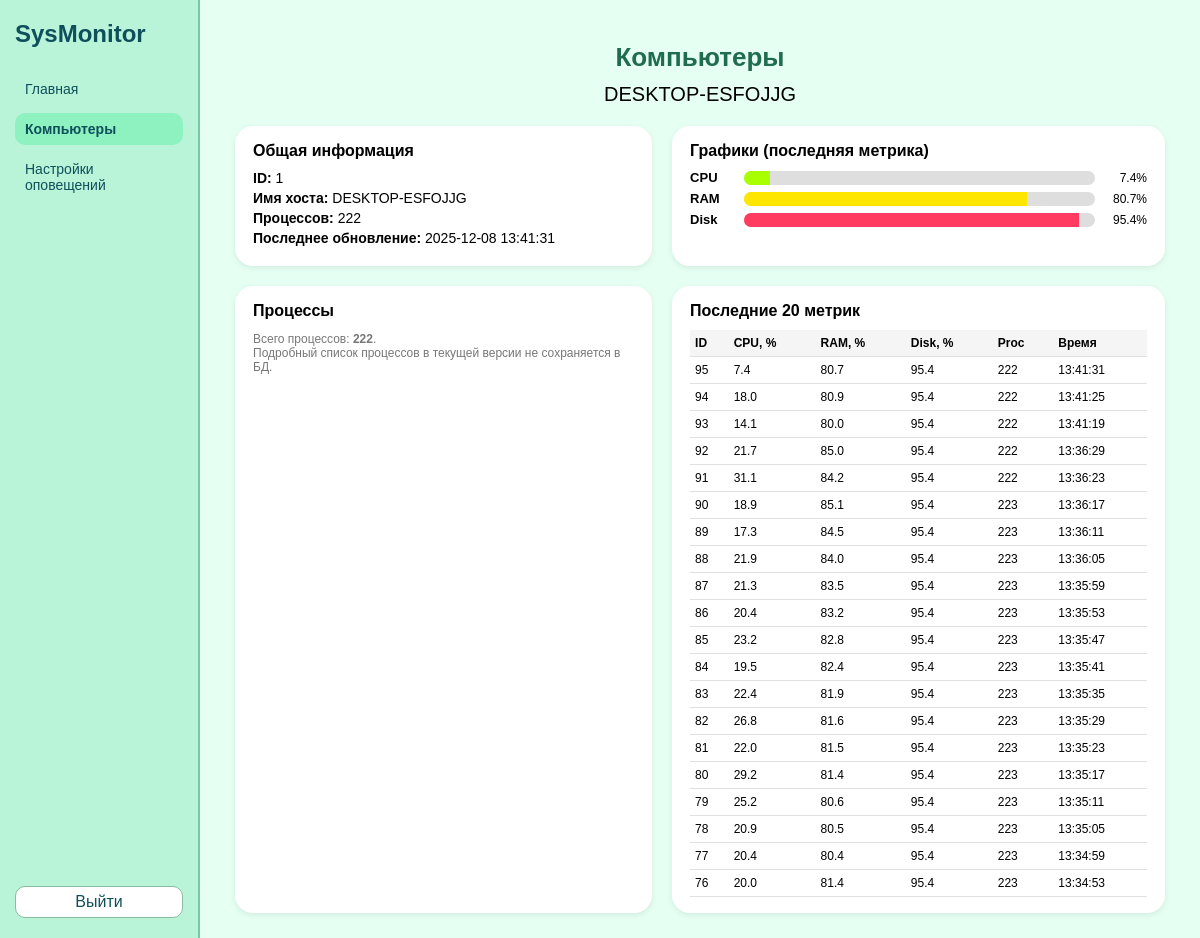
The page /computer/1 (signed in) on the database its author committed.
### app/models.py (models this page shows)
class Computer(db.Model):
    id = db.Column(db.Integer, primary_key=True)
    hostname = db.Column(db.String(128), unique=True, nullable=False)
    created_at = db.Column(db.DateTime, default=datetime.utcnow)
    metrics = db.relationship('Metric', backref='computer', lazy=True, cascade="all, delete-orphan")

class Metric(db.Model):
    id = db.Column(db.Integer, primary_key=True)
    computer_id = db.Column(db.Integer, db.ForeignKey('computer.id'), nullable=False)
    cpu_percent = db.Column(db.Float)
    memory_usage = db.Column(db.Float)
    disk_usage = db.Column(db.Float)
    processes = db.Column(db.Integer)
    timestamp = db.Column(db.DateTime, default=datetime.utcnow)

### app/routes.py (the view)
@main.route('/computer/<int:comp_id>')
@login_required
def computer_detail(comp_id):
    comp = Computer.query.get_or_404(comp_id)
    metrics = (
        Metric.query
        .filter_by(computer_id=comp.id)
        .order_by(Metric.id.desc())
        .limit(20)
        .all()
    )
    return render_template('detail.html', comp=comp, metrics=metrics)

### app/routes.py (called while the page is built)
def login_required(view_func):
    @wraps(view_func)
    def wrapper(*args, **kwargs):
        if not session.get('logged_in'):
            return redirect(url_for('main.login'))
        return view_func(*args, **kwargs)
    return wrapper

### app/templates/detail.html (shortened to what this page needs)
<!DOCTYPE html>
<html lang="ru">
<head>
</head>
<body>
<div class="app">
    <aside class="sidebar">
        <div class="logo-text">SysMonitor</div>
        <div class="menu-item">
            <a href="{{ url_for('main.dashboard') }}">Главная</a>
        </div>
        <div class="menu-item active">
            <a href="{{ url_for('main.index') }}">Компьютеры</a>
        </div>
        <div class="menu-item">
            <a href="{{ url_for('main.alerts_settings') }}">Настройки оповещений</a>
        </div>
        <div class="menu-footer">
            <div class="logout-btn">
                <a href="{{ url_for('main.logout') }}">Выйти</a>
            </div>
        </div>
    </aside>
    <main class="main">
        <h1 class="main-title">Компьютеры</h1>
        <div class="subtitle">{{ comp.hostname }}</div>
        {% if metrics %}
            {% set last = metrics[0] %}
        {% endif %}
        <div class="top-grid">
            <div class="card">
                <div class="card-title">Общая информация</div>
                <div class="info-row">
                    <span class="info-label">ID:</span> {{ comp.id }}
                </div>
                <div class="info-row">
                    <span class="info-label">Имя хоста:</span> {{ comp.hostname }}
                </div>
                {% if last %}
                    <div class="info-row">
                        <span class="info-label">Процессов:</span> {{ last.processes }}</div>
                    <div class="info-row">
                        <span class="info-label">Последнее обновление:</span>
                        {{ last.timestamp.strftime('%Y-%m-%d %H:%M:%S') }}
                    </div>
                {% else %}
                    <div class="info-row placeholder">Данных от агента пока нет.</div>
                {% endif %}
            </div>
            <div class="card">
                <div class="card-title">Графики (последняя метрика)</div>
                {% if last %}
                    <div class="metric-row">
                        <div class="metric-label">CPU</div>
                        <div class="bar-wrapper">
                            <div class="bar-fill bar-cpu" data-width="{{ last.cpu_percent or 0 }}"></div>
                        </div>
                        <div class="metric-value">{{ last.cpu_percent or 0 }}%</div>
                    </div>
                    <div class="metric-row">
                        <div class="metric-label">RAM</div>
                        <div class="bar-wrapper">
                            <div class="bar-fill bar-ram" data-width="{{ last.memory_usage or 0 }}"></div>
                        </div>
                        <div class="metric-value">{{ last.memory_usage or 0 }}%</div>
                    </div>
                    <div class="metric-row">
                        <div class="metric-label">Disk</div>
                        <div class="bar-wrapper">
                            <div class="bar-fill bar-disk" data-width="{{ last.disk_usage or 0 }}"></div>
                        </div>
                        <div class="metric-value">{{ last.disk_usage or 0 }}%</div>
                    </div>
                {% else %}
                    <p class="placeholder">Нет данных для отображения графиков.</p>
                {% endif %}
            </div>
        </div>
        <div class="tables-row" style="margin-top: 20px;">
            <div class="card">
                <div class="card-title">Процессы</div>
                {% if last %}
                    <p class="placeholder">
                        Всего процессов: <strong>{{ last.processes }}</strong>.<br>
                        Подробный список процессов в текущей версии не сохраняется в БД.
                    </p>
                {% else %}
                    <p class="placeholder">Нет данных о процессах.</p>
                {% endif %}
            </div>
            <div class="card">
                <div class="card-title">Последние 20 метрик</div>
                {% if metrics %}
                    <table>
                        <tr>
                            <th>ID</th>
                            <th>CPU, %</th>
                            <th>RAM, %</th>
                            <th>Disk, %</th>
                            <th>Proc</th>
                            <th>Время</th>
                        </tr>
                        {% for m in metrics %}
                            <tr>
                                <td>{{ m.id }}</td>
                                <td>{{ m.cpu_percent }}</td>
                                <td>{{ m.memory_usage }}</td>
                                <td>{{ m.disk_usage }}</td>
                                <td>{{ m.processes }}</td>
                                <td>{{ m.timestamp.strftime('%H:%M:%S') }}</td>
                            </tr>
                        {% endfor %}
                    </table>
                {% else %}
                    <p class="placeholder">Пока нет сохранённых метрик.</p>
                {% endif %}
            </div>
        </div>
    </main>
</div>
</body>
</html>

### app/templates/detail.html (style rules this page uses)
* { box-sizing: border-box; }
body { margin: 0; font-family: Arial, sans-serif; background-color: #e5fff3; }
.app { display: flex; min-height: 100vh; }
.sidebar { width: 200px; background: #b9f4d9; border-right: 2px solid #77c8a5; display: flex; flex-direction: column; padding: 20px 15px; }
.logo-text { font-size: 24px; font-weight: bold; color: #0f4f5b; margin-bottom: 25px; }
.menu-item { padding: 8px 10px; border-radius: 10px; margin-bottom: 8px; }
.menu-item a { text-decoration: none; color: #0f4f5b; font-size: 14px; display: block; }
.menu-item.active { background: #8ef1c0; font-weight: bold; }
.menu-footer { margin-top: auto; }
.logout-btn { margin-top: 20px; padding: 6px 10px; border-radius: 10px; background: #ffffff; border: 1px solid #8abca0; text-align: center; }
.logout-btn a { text-decoration: none; color: #0f4f5b; }
.main { flex: 1; padding: 25px 35px; }
.main-title { font-size: 26px; margin-bottom: 10px; color: #1f6c4f; text-align: center; }
.subtitle { font-size: 20px; margin-bottom: 20px; text-align: center; }
.top-grid { display: grid; grid-template-columns: 1.1fr 1.3fr; gap: 20px; margin-bottom: 20px; }
.card { background: #ffffff; border-radius: 18px; padding: 16px 18px; box-shadow: 0 2px 6px rgba(0,0,0,0.08); }
.card-title { font-size: 16px; margin-bottom: 10px; font-weight: bold; }
.info-row { margin-bottom: 4px; font-size: 14px; }
.info-label { font-weight: bold; }
.metric-row { display: flex; align-items: center; margin: 6px 0; font-size: 13px; }
.metric-label { width: 50px; font-weight: bold; }
.bar-wrapper { flex: 1; margin-left: 4px; background: #dedede; border-radius: 8px; height: 14px; position: relative; overflow: hidden; }
.bar-fill { position: absolute; left: 0; top: 0; bottom: 0; }
.bar-cpu { background: #a9ff00; }
.bar-ram { background: #ffe600; }
.bar-disk { background: #ff3b61; }
.metric-value { width: 46px; text-align: right; font-size: 12px; margin-left: 6px; }
.tables-row { display: grid; grid-template-columns: 1.1fr 1.3fr; gap: 20px; }
table { width: 100%; border-collapse: collapse; font-size: 12px; }
th, td { padding: 6px 5px; border-bottom: 1px solid #e0e0e0; text-align: left; }
th { background: #f5f5f5; }
.placeholder { font-size: 12px; color: #777; }

### rows shown on the page
Computer: hostname "DESKTOP-ESFOJJG", id "1"
Metric: processes "222", timestamp "2025-12-08 13:41:31", cpu_percent "7.4", memory_usage "80.7", disk_usage "95.4", id "95", timestamp "13:41:31"
Metric: id "94", cpu_percent "18.0", memory_usage "80.9", disk_usage "95.4", processes "222", timestamp "13:41:25"
Metric: id "93", cpu_percent "14.1", memory_usage "80.0", disk_usage "95.4", processes "222", timestamp "13:41:19"
Metric: id "92", cpu_percent "21.7", memory_usage "85.0", disk_usage "95.4", processes "222", timestamp "13:36:29"
Metric: id "91", cpu_percent "31.1", memory_usage "84.2", disk_usage "95.4", processes "222", timestamp "13:36:23"
Metric: id "90", cpu_percent "18.9", memory_usage "85.1", disk_usage "95.4", processes "223", timestamp "13:36:17"
Metric: id "89", cpu_percent "17.3", memory_usage "84.5", disk_usage "95.4", processes "223", timestamp "13:36:11"
Metric: id "88", cpu_percent "21.9", memory_usage "84.0", disk_usage "95.4", processes "223", timestamp "13:36:05"
Metric: id "87", cpu_percent "21.3", memory_usage "83.5", disk_usage "95.4", processes "223", timestamp "13:35:59"
Metric: id "86", cpu_percent "20.4", memory_usage "83.2", disk_usage "95.4", processes "223", timestamp "13:35:53"
Metric: id "85", cpu_percent "23.2", memory_usage "82.8", disk_usage "95.4", processes "223", timestamp "13:35:47"
Metric: id "84", cpu_percent "19.5", memory_usage "82.4", disk_usage "95.4", processes "223", timestamp "13:35:41"
Metric: id "83", cpu_percent "22.4", memory_usage "81.9", disk_usage "95.4", processes "223", timestamp "13:35:35"
Metric: id "82", cpu_percent "26.8", memory_usage "81.6", disk_usage "95.4", processes "223", timestamp "13:35:29"
Metric: id "81", cpu_percent "22.0", memory_usage "81.5", disk_usage "95.4", processes "223", timestamp "13:35:23"
Metric: id "80", cpu_percent "29.2", memory_usage "81.4", disk_usage "95.4", processes "223", timestamp "13:35:17"
Metric: id "79", cpu_percent "25.2", memory_usage "80.6", disk_usage "95.4", processes "223", timestamp "13:35:11"
Metric: id "78", cpu_percent "20.9", memory_usage "80.5", disk_usage "95.4", processes "223", timestamp "13:35:05"
Metric: id "77", cpu_percent "20.4", memory_usage "80.4", disk_usage "95.4", processes "223", timestamp "13:34:59"
Metric: id "76", cpu_percent "20.0", memory_usage "81.4", disk_usage "95.4", processes "223", timestamp "13:34:53"
